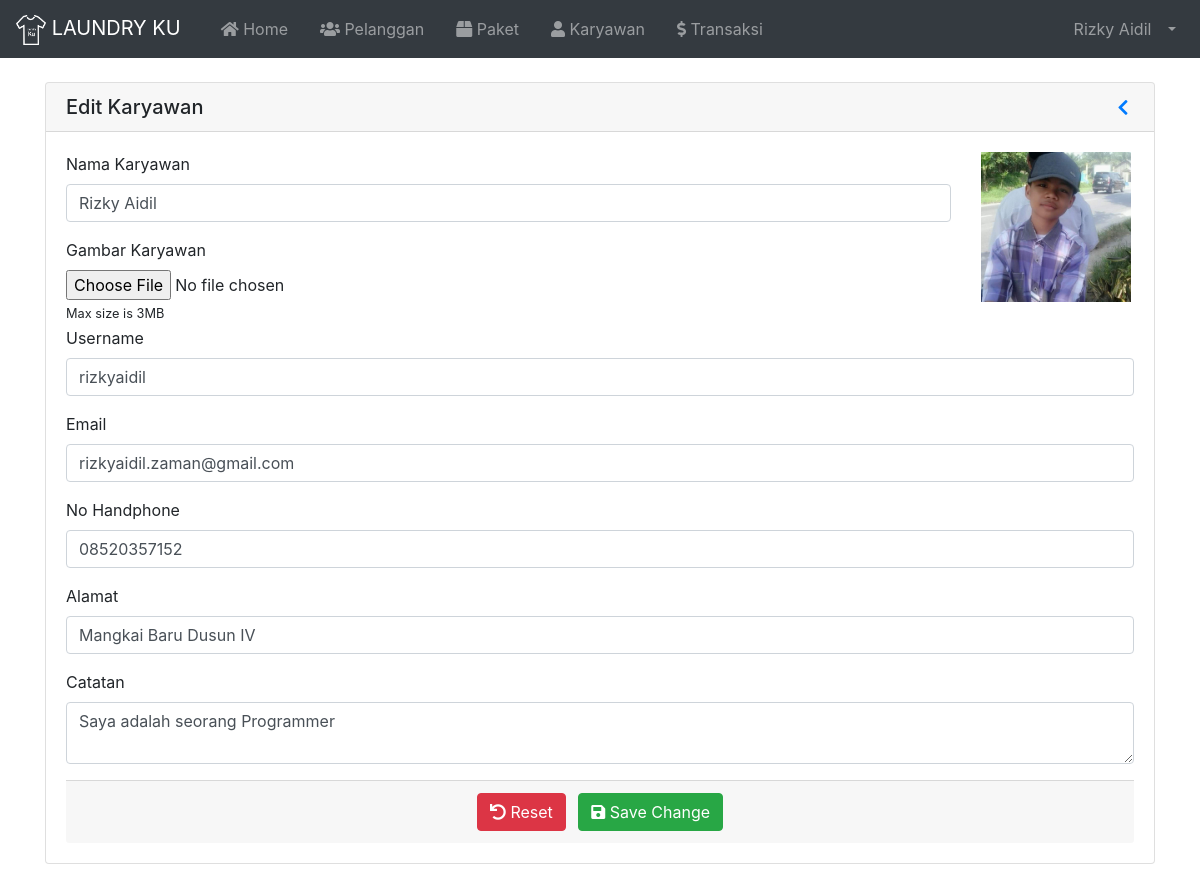
/index.php?page=EditKaryawan&id=2 (signed in), run on the app's committed database.
### tables this page shows
CREATE TABLE `tbl_karyawan` (
  `id` int(11) NOT NULL,
  `nama` varchar(100) NOT NULL,
  `username` varchar(30) NOT NULL,
  `password` varchar(255) NOT NULL,
  `email` varchar(255) NOT NULL,
  `no_hp` varchar(20) NOT NULL,
  `alamat` varchar(100) NOT NULL,
  `catatan` varchar(255) NOT NULL,
  `image` varchar(255) NOT NULL,
  `role` varchar(20) NOT NULL
);

### index.php (called while the page is built, shortened)
<?php
  require 'load/config.php';
  require 'load/function.php';
?>
<?php require_once 'header.php'; ?>
<?php require 'content.php'; ?>
<?php require_once 'footer.php'; ?>

### load/function.php (called while the page is built, shortened)
<?php
  require 'config.php';
  function viewData( $query ) {
    global $koneksi;
    $result = mysqli_query($koneksi, $query);
    if (mysqli_num_rows($result) == 1) {
      return mysqli_fetch_assoc($result);
    }
    $rows = [];
    return $rows;
  }
?>

### page/karyawan/editkaryawan.php (the view, shortened to what this page needs)
<?php
	$id = $_GET['id'];
	$data = viewData("SELECT * FROM tbl_karyawan WHERE id = '$id'");
?>
<div class="container">
	<div class="card mt-4 mb-4">
		<h5 class="card-header d-flex flex-row align-items-center justify-content-between">
			<a>Edit Karyawan</a>
			<a href="?page=Karyawan" role="button" id="dropdownMenuLink" aria-haspopup="true" aria-expanded="false">
				<i class="fas fa-chevron-left fa-sm fa-fw"></i>
			</a>
		</h5>
		<div class="card-body">
			<form method="post" enctype="multipart/form-data">
				<div class="row">
					<div class="col-md-10">
						<div class="form-group">
							<label for="nama">Nama Karyawan</label>
							<input type="text" maxlength="50" class="form-control" name="nama" id="nama" value="<?= $data['nama']; ?>"
								placeholder="Masukkan Nama Karyawan" required autofocus>
						</div>
						<div class="custom-file">
							<label for="image">Gambar Karyawan</label>
							<input type="file" class="form-control-file" name="image" id="image">
							<small>Max size is 3MB</small>
						</div>
					</div>
					<div class="col">
						<img id="imagePreview" src="upload/karyawan/<?= $data['image']; ?>" class="mb-4" height="150px" width="150px" alt="">
					</div>
				</div>
				<div class="form-group">
					<label for="username">Username</label>
					<input type="text" maxlength="30" class="form-control" name="username" id="username" placeholder="Username" value="<?= $data['username']; ?>" required>
				</div>
				<div class="form-group">
					<label for="email">Email</label>
					<input type="text" maxlength="200" class="form-control" name="email" id="email" placeholder="Email" value="<?= $data['email']; ?>" required>
				</div>
				<div class="form-group">
					<label for="no_hp">No Handphone</label>
					<input type="text" min="0" maxlength="20" class="form-control" name="no_hp" id="no_hp" placeholder="No Handphone" value="<?= $data['no_hp']; ?>" required>
				</div>
				<div class="form-group">
					<label for="alamat">Alamat</label>
					<input type="text" maxlength="100" class="form-control" name="alamat" id="alamat" placeholder="Alamat" value="<?= $data['alamat']; ?>"required>
				</div>
				<div class="form-group">
					<label for="Catatan">Catatan</label>
					<textarea type="text" maxlength="255" class="form-control" name="catatan" id="catatan" placeholder="Catatan" required><?= $data['catatan']; ?></textarea>
				</div>
				<div class="card-footer text-center">
					<button type="reset" class="btn btn-danger mr-2"><i class="fas fa-undo"></i> Reset</button>
					<button type="submit" name="submit" class="btn btn-success"><i class="fas fa-save"></i> Save Change</button>
				</div>
			</form>
		</div>
	</div>
</div>

### header.php (shortened to what this page needs)
<?php
  $id = $_SESSION['id'];
  $result = mysqli_query($koneksi, "SELECT * FROM tbl_karyawan WHERE id = '$id'");
  $user = mysqli_fetch_assoc($result);
?>
<!DOCTYPE html>
<html lang="en">
<head>
	<link rel="stylesheet" href="asset/vendor/bootstrap-4.5.3/css/bootstrap.min.css">
	<link rel="stylesheet" href="asset/vendor/fontawesome/css/all.min.css">
	<link rel="stylesheet" href="asset/vendor/datatables-b4/datatables.min.css">
</head>
<body>
	<nav class="navbar navbar-expand-lg navbar-dark bg-dark">
		<a class="navbar-brand" href="index.php">
			<img src="asset/img/logo.png" width="30" height="30" alt="">
			LAUNDRY KU
		</a>
		<div class="collapse navbar-collapse" id="navbarSupportedContent">
			<ul class="navbar-nav mr-auto">
				<li class="nav-item ml-3">
					<a class="nav-link" href="index.php"><i class="fas fa-home"></i> Home<span class="sr-only">(current)</span></a>
				</li>
				<li class="nav-item ml-3">
					<a class="nav-link" href="?page=Pelanggan"><i class="fas fa-users"></i> Pelanggan</a>
				</li>
				<li class="nav-item ml-3">
					<a class="nav-link" href="?page=Paket"><i class="fas fa-box"></i> Paket</a>
				</li>
				<?php if ($user['role'] == 'Admin') : ?>
				<li class="nav-item ml-3">
					<a class="nav-link" href="?page=Karyawan"><i class="fas fa-user"></i> Karyawan</a>
				</li>
				<?php endif; ?>
				<li class="nav-item ml-3">
					<a class="nav-link " href="?page=Transaksi"><i class="fas fa-dollar-sign"></i> Transaksi</a>
				</li>
			</ul>
			<ul class="navbar-nav ml-auto">
				<li class="nav-item dropdown">
					<a class="nav-link dropdown-toggle" href="#" id="userDropdown" role="button" data-toggle="dropdown"
						aria-haspopup="true" aria-expanded="false">
						<span class="mr-2 d-none d-lg-inline"><?= $user['nama']; ?></span>
					</a>
				</li>
			</ul>
		</div>
	</nav>

### data on the page
tbl_karyawan: nama "Rizky Aidil"
tbl_karyawan: nama "Rizky Aidil", image (picture), username "rizkyaidil", email "rizkyaidil.zaman@gmail.com", no_hp "08520357152", alamat "Mangkai Baru Dusun IV", catatan "Saya adalah seorang Programmer"
